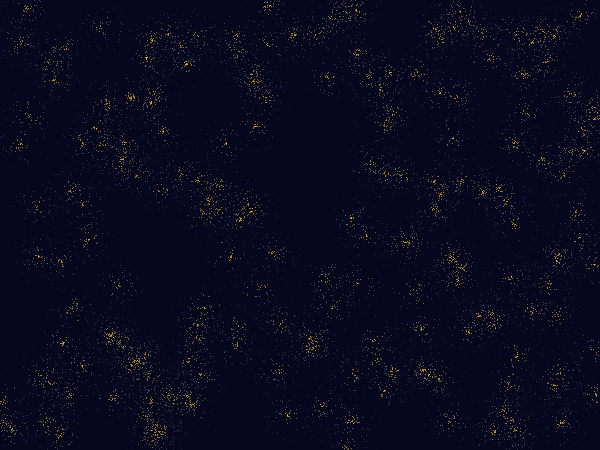
Frame 1 (no input)
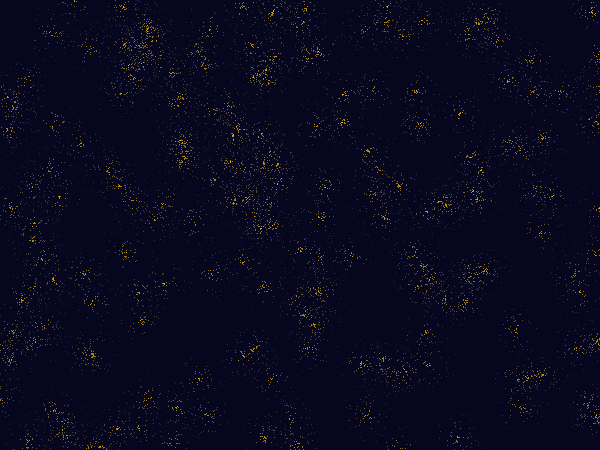
Frame 60 (the mouse pressed at the canvas centre just before this capture)
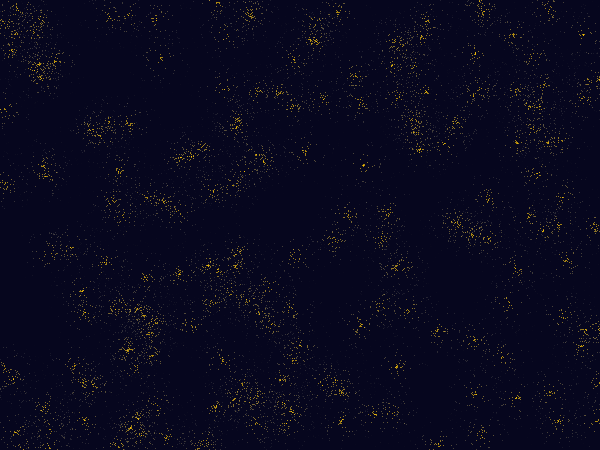
Frame 120 (the mouse held since frame 60 and released just before this capture)

The Processing sketch that drew these frames (run headless with seeded random() and noise(); from frame 60 on, the mouse is pressed at the canvas centre):

// Processing sketch: processing_5570
// ── processing_5570.pde

/*
    mosquito collider
       ~emoc, 30 oct. 2009
       (collision detection + response)
*/


ArrayList balls = new ArrayList();
int nBalls = 197;

void setup() {
  size(600, 450);
  ellipseMode(CENTER);
  for (int i=0; i < nBalls; i++) {
    balls.add(  new Ball(random(0,width), random(0,height), 6, i)  );
    Ball b = (Ball) balls.get(i);
    b.setMove(random(-5,5), random(-5, 5));
  }
  colorMode(HSB);
}

void draw() {
  background(170,200,30);
  noStroke();
  for (int i = 0; i < balls.size(); i++) {
    Ball b = (Ball) balls.get(i);
    b.draw();
  }
}

class Ball{
  
  PVector pos, mov;
  int size, id;
  float r, n, bright;
  
  Ball(float _x, float _y, int _size, int _id){
    pos = new PVector(_x, _y);
    mov = new PVector(0, 0);
    size = _size;
    id = _id;
    this.r = 40;
    this.n = 80;
  }
  
  void draw() {
    checkCollision();
    update();
    for(int i=0; i<n; i++){
      float a = random(-PI,PI);
      float d = random(0,r); 
      stroke(33,255-(d*10),255 - (255/(r/(d+.1))),255 - (255/(r/(d+.1))));
      float xp = pos.x + (d * cos(a));
      float yp = pos.y + (d * sin(a));
      point(xp,yp);
    }
  }
  
  void checkCollision() {
    for (int i = 0; i < balls.size(); i++) {
      Ball b = (Ball) balls.get(i);
      if (b.id != this.id) {
        float dist = PVector.dist(this.pos, b.pos);
        if ( dist < ((this.size + b.size) / 2)) { // basic collision detection
          PVector cn = PVector.sub(this.pos, b.pos); // Collision Normal Vector
          float n = sqrt((cn.x * cn.x) + (cn.y * cn.y));
          cn.div(n);
          this.mov.add(cn);
          b.mov.sub(cn);
        }
      }
    }
  }
  
  void update() {
    pos.add(mov);
    
    /*  uncomment for screen borders bounces
    if (pos.y < size) mov.y = -mov.y;        // top bounce
    if (pos.y > height-size) mov.y = -mov.y; // bottom bounce
    if (pos.x < size) mov.x = -mov.x;        // top bounce
    if (pos.x > width-size) mov.x = -mov.x; // bottom bounce   
    */
    
    // border loop version
    if (pos.y < 0) pos.y = height;        // top bounce
    if (pos.y > height) pos.y = 0; // bottom bounce
    if (pos.x < 0) pos.x = width;        // top bounce
    if (pos.x > width) pos.x = 0; // bottom bounce       
    
    mov.mult(0.9999); // a friction coefficient
  }
  
  void setMove(float _movX, float _movY) {
    mov.set(_movX, _movY, 0);
  }
}
